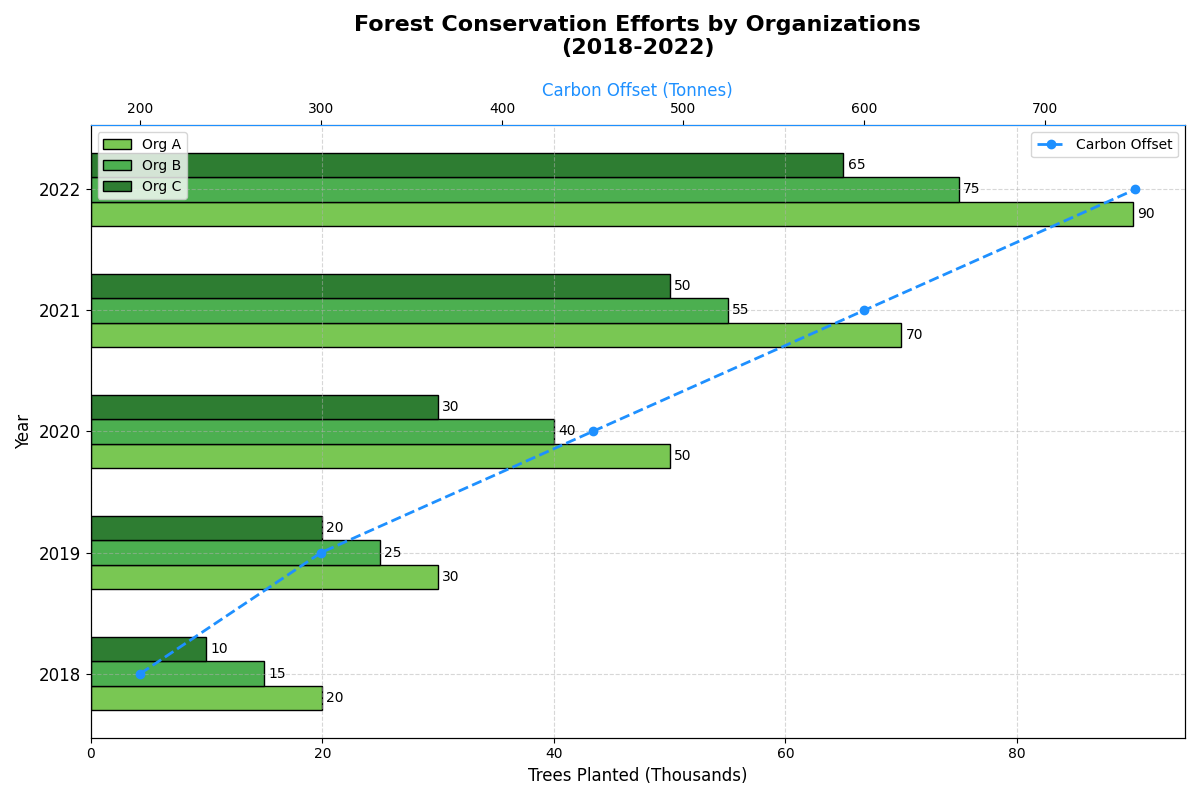

The script that drew this image:
import matplotlib.pyplot as plt
import numpy as np

# Data for tree plantation activities (in thousands) for each organization over five years
years = ['2018', '2019', '2020', '2021', '2022']
org_A = np.array([20, 30, 50, 70, 90])
org_B = np.array([15, 25, 40, 55, 75])
org_C = np.array([10, 20, 30, 50, 65])

# Data for impact in terms of carbon offset (in tonnes per year)
carbon_offset = np.array([200, 300, 450, 600, 750])

# Plotting the horizontal bar chart
fig, ax1 = plt.subplots(figsize=(12, 8))

height = 0.2
y = np.arange(len(years))

bar1 = ax1.barh(y - height, org_A, height, label='Org A', color='#79C753', edgecolor='black')
bar2 = ax1.barh(y, org_B, height, label='Org B', color='#4CAF50', edgecolor='black')
bar3 = ax1.barh(y + height, org_C, height, label='Org C', color='#2E7D32', edgecolor='black')

ax1.set_title('Forest Conservation Efforts by Organizations\n(2018-2022)', fontsize=16, fontweight='bold', pad=20)
ax1.set_xlabel('Trees Planted (Thousands)', fontsize=12)
ax1.set_ylabel('Year', fontsize=12)
ax1.set_yticks(y)
ax1.set_yticklabels(years, fontsize=12)
ax1.legend(loc='upper left')
ax1.grid(visible=True, linestyle='--', alpha=0.5)

# Adding text labels on the bars
def add_labels(bars):
    for bar in bars:
        width = bar.get_width()
        ax1.annotate(f'{width}',
                     xy=(width, bar.get_y() + bar.get_height() / 2),
                     xytext=(3, 0),  # 3 points horizontal offset
                     textcoords="offset points",
                     ha='left', va='center')

add_labels(bar1)
add_labels(bar2)
add_labels(bar3)

# Adding a secondary x-axis for carbon offset impact
ax2 = ax1.twiny()
ax2.plot(carbon_offset, y, color='dodgerblue', marker='o', linestyle='--', linewidth=2, label='Carbon Offset')
ax2.set_xlabel('Carbon Offset (Tonnes)', fontsize=12, color='dodgerblue')
ax2.spines['top'].set_color('dodgerblue')

# Adding a legend for the secondary x-axis
ax2.legend(loc='upper right')

# Adjust layout to prevent overlap
plt.tight_layout()

# Show the plot
plt.show()
